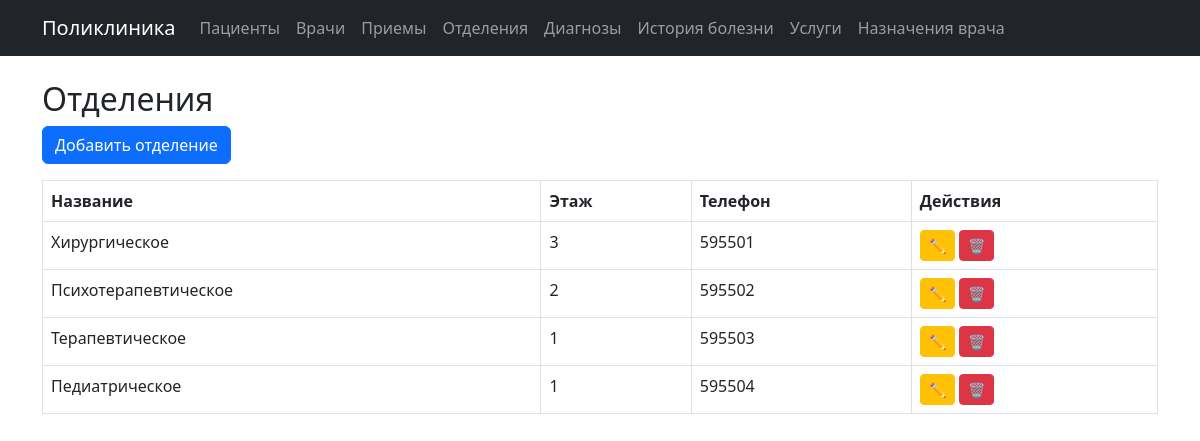
/departments, run on an earlier commit of the app's database.
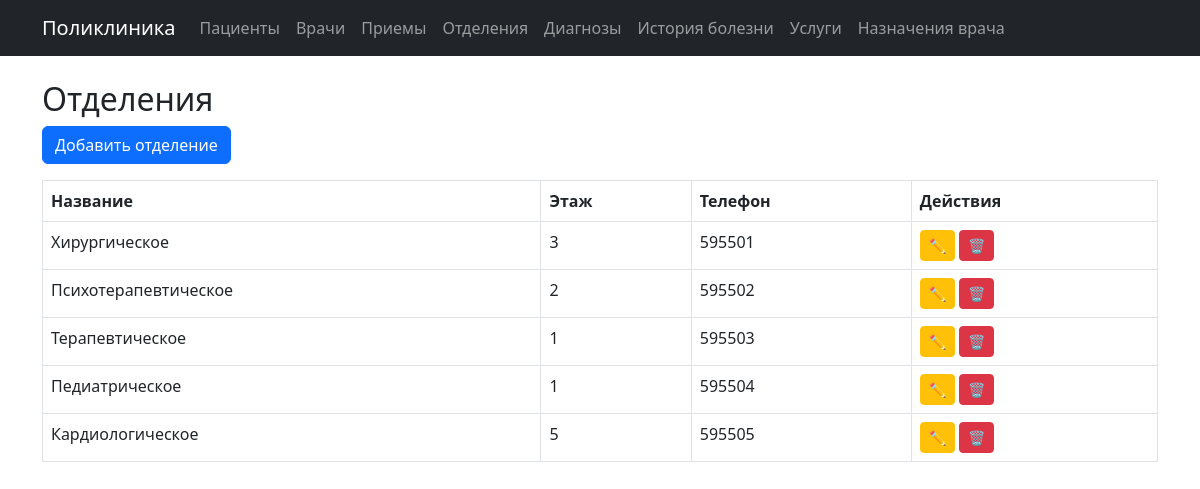
And on a later commit of the database.
### models.py (models this page shows)
class Department(db.Model):
    __tablename__ = 'departments'
    id = db.Column(db.Integer, primary_key=True)
    name = db.Column(db.String(100), nullable=False)
    floor = db.Column(db.Integer)
    phone = db.Column(db.String(20))
    doctors = db.relationship('Doctor', backref='department', lazy=True)

### modules/departments.py (the view)
@departments_bp.route('/departments')
def list_departments():
    departments = Department.query.all()
    return render_template('departments/list.html', departments=departments)

### templates/departments/list.html
{% extends 'index.html' %}
{% block content %}
<h2>Отделения</h2>
<a href="/departments/new" class="btn btn-primary mb-3">Добавить отделение</a>
<table class="table table-bordered">
    <thead>
        <tr>
            <th>Название</th>
            <th>Этаж</th>
            <th>Телефон</th>
            <th>Действия</th>
        </tr>
    </thead>
    <tbody>
        {% for dep in departments %}
        <tr>
            <td>{{ dep.name }}</td>
            <td>{{ dep.floor }}</td>
            <td>{{ dep.phone }}</td>
            <td>
                <a href="/departments/{{ dep.id }}/edit" class="btn btn-sm btn-warning">✏️</a>
                <a href="/departments/{{ dep.id }}/delete" class="btn btn-sm btn-danger">🗑</a>
            </td>
        </tr>
        {% endfor %}
    </tbody>
</table>
{% endblock %}

What changed in the data, as far as the page shows it:
added Department: name "Кардиологическое", floor "5", phone "595505"
